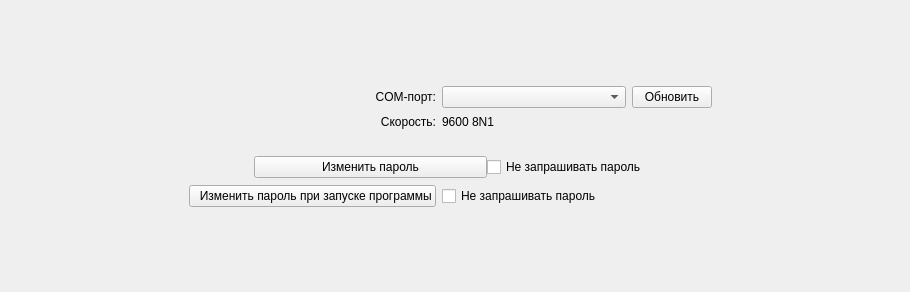
      <widget class="QWidget" name="tab">
       <attribute name="title">
        <string>Основные</string>
       </attribute>
       <widget class="QWidget" name="gridLayoutWidget">
        <property name="geometry">
         <rect>
          <x>0</x>
          <y>9</y>
          <width>901</width>
          <height>274</height>
         </rect>
        </property>
        <layout class="QGridLayout" name="gridLayout">
         <property name="verticalSpacing">
          <number>7</number>
         </property>
         <item row="4" column="1">
          <spacer name="verticalSpacer_5">
           <property name="orientation">
            <enum>Qt::Vertical</enum>
           </property>
           <property name="sizeType">
            <enum>QSizePolicy::Fixed</enum>
           </property>
           <property name="sizeHint" stdset="0">
            <size>
             <width>20</width>
             <height>20</height>
            </size>
           </property>
          </spacer>
         </item>
         <item row="7" column="2" colspan="3">
          <widget class="QCheckBox" name="launch_pwdEnbl">
           <property name="sizePolicy">
            <sizepolicy hsizetype="Preferred" vsizetype="Fixed">
             <horstretch>0</horstretch>
             <verstretch>0</verstretch>
            </sizepolicy>
           </property>
           <property name="text">
            <string>Не запрашивать пароль</string>
           </property>
          </widget>
         </item>
         <item row="2" column="4">
          <spacer name="horizontalSpacer">
           <property name="orientation">
            <enum>Qt::Horizontal</enum>
           </property>
           <property name="sizeHint" stdset="0">
            <size>
             <width>40</width>
             <height>20</height>
            </size>
           </property>
          </spacer>
         </item>
         <item row="5" column="0" colspan="5">
          <layout class="QHBoxLayout" name="horizontalLayout_2">
           <item>
            <spacer name="horizontalSpacer_13">
             <property name="orientation">
              <enum>Qt::Horizontal</enum>
             </property>
             <property name="sizeType">
              <enum>QSizePolicy::Fixed</enum>
             </property>
             <property name="sizeHint" stdset="0">
              <size>
               <width>20</width>
               <height>20</height>
              </size>
             </property>
            </spacer>
           </item>
           <item>
            <spacer name="horizontalSpacer_9">
             <property name="orientation">
              <enum>Qt::Horizontal</enum>
             </property>
             <property name="sizeType">
              <enum>QSizePolicy::Expanding</enum>
             </property>
             <property name="sizeHint" stdset="0">
              <size>
               <width>40</width>
               <height>20</height>
              </size>
             </property>
            </spacer>
           </item>
           <item>
            <widget class="QPushButton" name="pushButton_3">
             <property name="sizePolicy">
              <sizepolicy hsizetype="Expanding" vsizetype="Fixed">
               <horstretch>0</horstretch>
               <verstretch>0</verstretch>
              </sizepolicy>
             </property>
             <property name="maximumSize">
              <size>
               <width>16777215</width>
               <height>16777215</height>
              </size>
             </property>
             <property name="text">
              <string>  Изменить пароль  </string>
             </property>
            </widget>
           </item>
           <item>
            <widget class="QCheckBox" name="pwdEnbl">
             <property name="sizePolicy">
              <sizepolicy hsizetype="Preferred" vsizetype="Fixed">
               <horstretch>0</horstretch>
               <verstretch>0</verstretch>
              </sizepolicy>
             </property>
             <property name="text">
              <string>Не запрашивать пароль</string>
             </property>
            </widget>
           </item>
           <item>
            <spacer name="horizontalSpacer_8">
             <property name="orientation">
              <enum>Qt::Horizontal</enum>
             </property>
             <property name="sizeType">
              <enum>QSizePolicy::Expanding</enum>
             </property>
             <property name="sizeHint" stdset="0">
              <size>
               <width>40</width>
               <height>20</height>
              </size>
             </property>
            </spacer>
           </item>
           <item>
            <spacer name="horizontalSpacer_14">
             <property name="orientation">
              <enum>Qt::Horizontal</enum>
             </property>
             <property name="sizeType">
              <enum>QSizePolicy::Fixed</enum>
             </property>
             <property name="sizeHint" stdset="0">
              <size>
               <width>20</width>
               <height>20</height>
              </size>
             </property>
            </spacer>
           </item>
          </layout>
         </item>
         <item row="0" column="1">
          <spacer name="verticalSpacer">
           <property name="orientation">
            <enum>Qt::Vertical</enum>
           </property>
           <property name="sizeHint" stdset="0">
            <size>
             <width>20</width>
             <height>40</height>
            </size>
           </property>
          </spacer>
         </item>
         <item row="3" column="1">
          <widget class="QLabel" name="label_3">
           <property name="text">
            <string>Скорость:</string>
           </property>
           <property name="alignment">
            <set>Qt::AlignRight|Qt::AlignTrailing|Qt::AlignVCenter</set>
           </property>
          </widget>
         </item>
         <item row="8" column="1">
          <spacer name="verticalSpacer_2">
           <property name="orientation">
            <enum>Qt::Vertical</enum>
           </property>
           <property name="sizeHint" stdset="0">
            <size>
             <width>20</width>
             <height>40</height>
            </size>
           </property>
          </spacer>
         </item>
         <item row="2" column="2">
          <widget class="QComboBox" name="comboBox">
           <property name="sizePolicy">
            <sizepolicy hsizetype="Expanding" vsizetype="Fixed">
             <horstretch>0</horstretch>
             <verstretch>0</verstretch>
            </sizepolicy>
           </property>
          </widget>
         </item>
         <item row="3" column="2">
          <widget class="QLabel" name="label_4">
           <property name="text">
            <string>9600 8N1</string>
           </property>
           <property name="alignment">
            <set>Qt::AlignLeading|Qt::AlignLeft|Qt::AlignVCenter</set>
           </property>
          </widget>
         </item>
         <item row="2" column="0">
          <spacer name="horizontalSpacer_2">
           <property name="orientation">
            <enum>Qt::Horizontal</enum>
           </property>
           <property name="sizeHint" stdset="0">
            <size>
             <width>40</width>
             <height>20</height>
            </size>
           </property>
          </spacer>
         </item>
         <item row="2" column="1">
          <widget class="QLabel" name="label_2">
           <property name="text">
            <string>COM-порт:</string>
           </property>
           <property name="alignment">
            <set>Qt::AlignRight|Qt::AlignTrailing|Qt::AlignVCenter</set>
           </property>
          </widget>
         </item>
         <item row="2" column="3">
          <widget class="QPushButton" name="pushButton">
           <property name="text">
            <string>  Обновить  </string>
           </property>
          </widget>
         </item>
         <item row="7" column="1">
          <widget class="QPushButton" name="pushButton_5">
           <property name="sizePolicy">
            <sizepolicy hsizetype="Expanding" vsizetype="Fixed">
             <horstretch>0</horstretch>
             <verstretch>0</verstretch>
            </sizepolicy>
           </property>
           <property name="maximumSize">
            <size>
             <width>16777215</width>
             <height>16777215</height>
            </size>
           </property>
           <property name="text">
            <string>  Изменить пароль при запуске программы</string>
           </property>
          </widget>
         </item>
        </layout>
       </widget>
      </widget>
